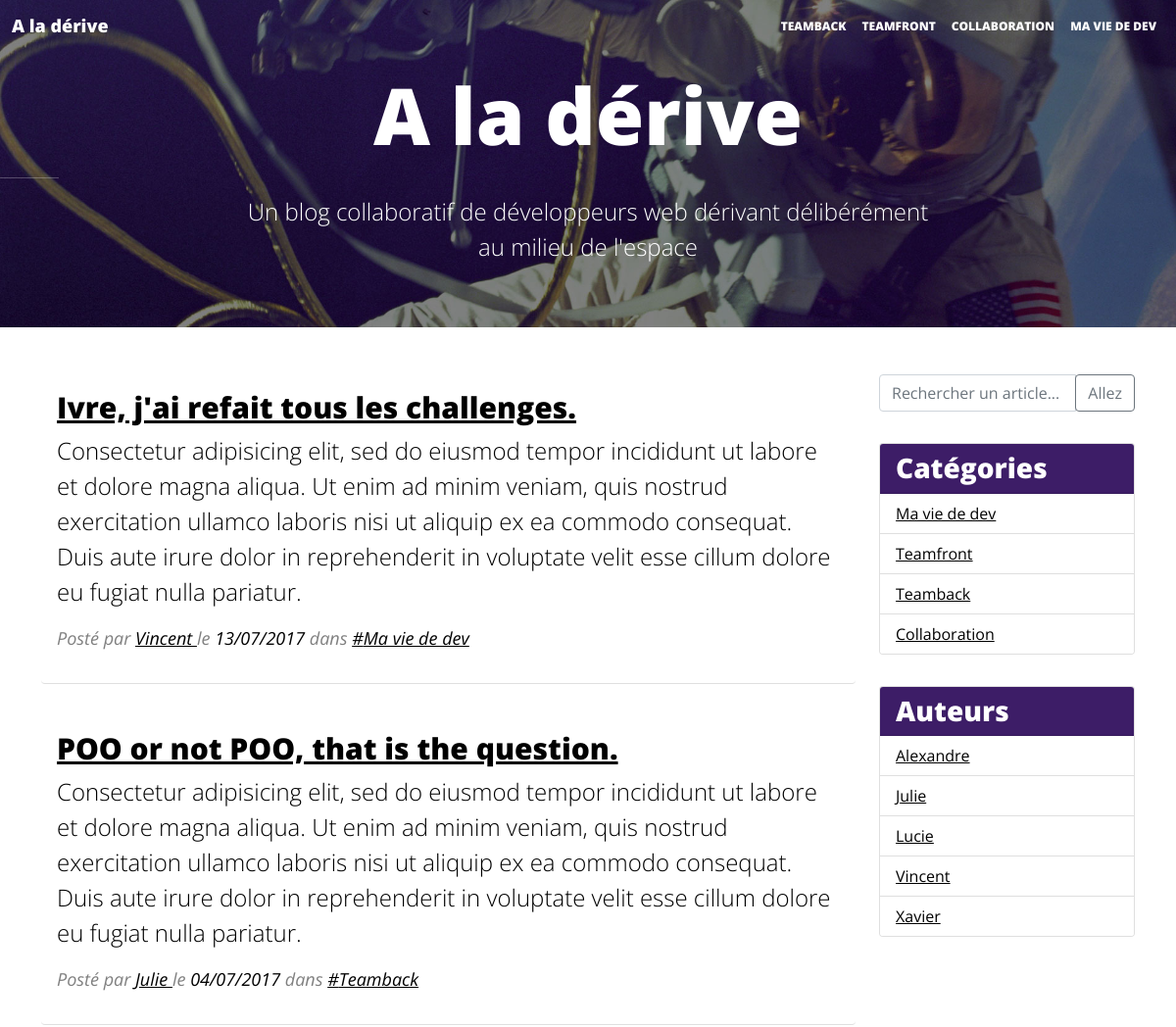
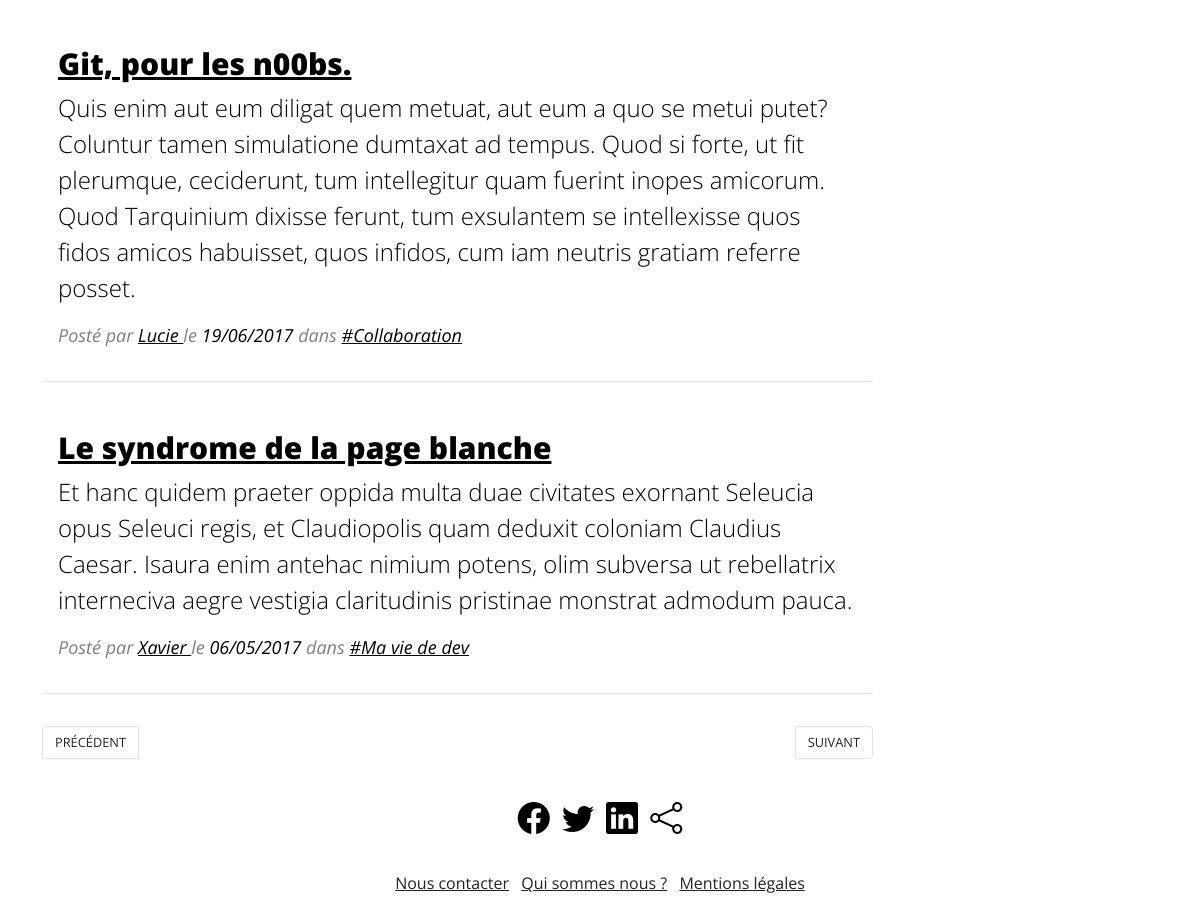
/php/index.php, run on the app's committed database (2 pictures, top to bottom).
### tables this page shows
CREATE TABLE `post` (
  `id` int(10) UNSIGNED NOT NULL,
  `author_id` int(10) UNSIGNED NOT NULL,
  `category_id` int(10) UNSIGNED NOT NULL,
  `title` varchar(64) NOT NULL,
  `resume` varchar(255) NOT NULL,
  `content` text NOT NULL,
  `published_date` datetime NOT NULL,
  `views` mediumint(8) UNSIGNED NOT NULL DEFAULT '0'
);

CREATE TABLE `author` (
  `id` int(10) UNSIGNED NOT NULL,
  `name` varchar(64) NOT NULL,
  `image` varchar(255) DEFAULT NULL,
  `email` varchar(255) DEFAULT NULL
);

CREATE TABLE `category` (
  `id` int(10) UNSIGNED NOT NULL,
  `name` varchar(32) NOT NULL,
  `position` int(10) UNSIGNED NOT NULL DEFAULT '0'
);

### php/index.php (called while the page is built, shortened)
<?php
require __DIR__ . '/inc/classes/Article.php';
require __DIR__ . '/inc/classes/Category.php';
require __DIR__ . '/inc/classes/Author.php';
require __DIR__ . '/inc/data_from_db.php';
$pageToDisplay = 'home';
if ($pageToDisplay === 'home') {
    $articlesList = $dataArticlesList;
} else if ($pageToDisplay === 'article') {
    $articlesList = $dataArticlesList;
    $articleId = filter_input(INPUT_GET, 'id', FILTER_VALIDATE_INT);
    if ($articleId !== false && $articleId !== null) {
        $articleToDisplay = $articlesList[$articleId];
    } else {
        $pageToDisplay = 'home';
    }
} else if ($pageToDisplay === 'author') {
    $idAuthor = filter_input(INPUT_GET, 'id', FILTER_VALIDATE_INT);
    $authorData = $dataAuthorsList[$idAuthor];
    $articlesList = [];
    foreach ($dataArticlesList as $indexArticle => $article) {
        if ($article->author == $authorData->name) {
            $articlesList[$indexArticle] = $article ;
        }
    }
} else if ($pageToDisplay === 'category') {
    $idCategory = filter_input(INPUT_GET, 'id', FILTER_VALIDATE_INT);
    $categoryData = $dataCategoriesList[$idCategory];
    $articlesList = [];
    $articlesList = $categoryData->getArticles($dataArticlesList);
}
require __DIR__ . '/inc/templates/header.tpl.php';
require __DIR__ . '/inc/templates/' . $pageToDisplay . '.tpl.php';
require __DIR__ . '/inc/templates/footer.tpl.php';

### php/inc/data_from_db.php (called while the page is built)
<?php
$dsn = 'mysql:dbname=oblog;host=localhost;charset=UTF8' ;
$user = 'oblog' ;
$password = 'oblog' ;
try {
    $pdoDBConnexion = new PDO($dsn, $user, $password, [
        PDO::ATTR_ERRMODE => PDO::ERRMODE_WARNING
    ]);
} catch (PDOException $exception) {
    exit("Site temporairement non disponible");
}
$dataCategoriesList = [];
$sql = "SELECT * FROM category" ;
$pdoStatement = $pdoDBConnexion->query($sql);
while ($row = $pdoStatement->fetch(PDO::FETCH_ASSOC)) {
    $idCategory = $row["id"];
    $nameCategory = $row["name"];
    $dataCategoriesList[$idCategory] = new Category($nameCategory);
}
$dataAuthorsList = [];
$sql = "SELECT * FROM author ORDER BY name" ;
$pdoStatement = $pdoDBConnexion->query($sql);
while ($row = $pdoStatement->fetch(PDO::FETCH_ASSOC)) {
    $idAuthor = $row["id"];
    $nameAuthor = $row["name"];
    $dataAuthorsList[$idAuthor] = new Author($nameAuthor);
}
$dataArticlesList = [];
$sql = 'SELECT * FROM post';
$pdoStatement = $pdoDBConnexion->query($sql);
$resultsPosts = $pdoStatement->fetchAll(PDO::FETCH_ASSOC);
foreach ($resultsPosts as $post) {
    $id = $post['id'];
    $idAuthor = $post["author_id"] ;
    $author = $dataAuthorsList[$idAuthor];
    $nameAuthor = $author->name;
    $idCategory = $post["category_id"];
    $category = $dataCategoriesList[$idCategory];
    $nameCategory = $category->name;
    $dataArticlesList[$id] = new Article(
        $post["title"],
        $post["content"],
        $nameAuthor,
        $post["published_date"],
        $nameCategory
    );
}

### php/inc/classes/Author.php (called while the page is built, shortened)
<?php
class Author
{
    public function __construct($name = "")
    {
        $this->name = $name;
    }
}

### php/inc/classes/Category.php (called while the page is built, shortened)
<?php
class Category
{
    public function __construct($name = "")
    {
        $this->name = $name;
    }
}

### php/inc/classes/Article.php (called while the page is built, shortened)
<?php
class Article
{
    public $date;
    public function __construct($title = '', $content = '', $author = '', $date = '', $category = '')
    {
        $this->title = $title;
        $this->content = $content;
        $this->author = $author;
        $this->date = $date;
        $this->category = $category;
    }
    public function getDateFr()
    {
        return date('d/m/Y', strtotime($this->date));
    }
}

### php/inc/templates/home.tpl.php (the view)
<div class="container">
    <div class="row">
        <main class="col-lg-9">
            <?php foreach ($articlesList as $articleId => $articleObject) : ?>
                <article class="card">
                    <div class="card-body">
                        <h2 class="card-title"><a href="index.php?page=article&id=<?= $articleId ?>"><?= $articleObject->title ?></a></h2>
                        <p class="card-text"><?= $articleObject->content ?></p>
                        <p class="infos">
                            Posté par <a href="#" class="card-link">
                                <?php echo $articleObject->author ; ?>
                            </a> le <time datetime="<?php echo $articleObject->date ; ?>"><?php echo $articleObject->getDateFr() ; ?></time> dans <a href="#" class="card-link">#<?php echo $articleObject->category ; ?></a>
                        </p>
                    </div>
                </article>
            <?php endforeach; ?>
            <nav aria-label="Page navigation example">
                <ul class="pagination justify-content-between">
                    <li class="page-item"><a class="page-link" href="#"><i class="fa fa-arrow-left"></i> Précédent</a></li>
                    <li class="page-item"><a class="page-link" href="#">Suivant <i class="fa fa-arrow-right"></i></a></li>
                </ul>
            </nav>
        </main>
      <?php require 'nav-right.tpl.php'; ?>
    </div>

### php/inc/templates/header.tpl.php (shortened to what this page needs)
<!doctype html>
<html lang="fr">
<head>
  <link href="https://cdn.jsdelivr.net/npm/bootstrap@5.0.2/dist/css/bootstrap.min.css" rel="stylesheet"
>
  <link rel="stylesheet" href="https://cdn.jsdelivr.net/npm/bootstrap-icons@1.5.0/font/bootstrap-icons.css">
  <link rel="stylesheet" href="./css/blog.css">
</head>
<body>
  <header>
    <nav class="navbar navbar-expand-md navbar-light">
      <div class="container-fluid">
      <a class="navbar-brand" href="./">A la dérive</a>
      <div class="collapse navbar-collapse justify-content-end" id="navbarNav">
        <ul class="navbar-nav ">
          <li class="nav-item">
            <a class="nav-link" href="#">TeamBack</a>
          </li>
          <li class="nav-item">
            <a class="nav-link" href="#">TeamFront</a>
          </li>
          <li class="nav-item">
            <a class="nav-link" href="#">Collaboration</a>
          </li>
          <li class="nav-item">
            <a class="nav-link" href="#">Ma Vie De Dev</a>
          </li>
        </ul>
      </div>
    </div>
  </nav>
    <section class="text-center">
      <h1>A la dérive</h1>
      <hr />
      <p>
        Un blog collaboratif de développeurs web dérivant délibérément au milieu de l'espace
      </p>
    </section>
  </header>

### php/inc/templates/nav-right.tpl.php
<aside class="col-lg-3">
    <div class="input-group mb-3">
        <input type="text" class="form-control" placeholder="Rechercher un article..." aria-label="Rechercher un article..." aria-describedby="basic-addon2">
        <div class="input-group-append">
            <button class="btn btn-outline-secondary" type="button">Allez</button>
        </div>
    </div>
    <div class="card">
        <h3 class="card-header">Catégories</h3>
        <ul class="list-group list-group-flush">
            <?php foreach($dataCategoriesList as $indexCategory => $category): ?>
            <li class="list-group-item">
                <a href="index.php?page=category&id=<?php echo $indexCategory ; ?>">
                    <?php echo $category->name ; ?>
                </a>
            </li>
            <?php endforeach; ?>
        </ul>
    </div>
    <div class="card">
        <h3 class="card-header">Auteurs</h3>
        <ul class="list-group list-group-flush">
            <?php foreach ($dataAuthorsList as $indexAuthor => $author) : ?>
            <li class="list-group-item"><a href="index.php?page=author&id=<?php echo $indexAuthor ; ?>"><?php echo $author->name ; ?></a></li>
            <?php endforeach; ?>
        </ul>
    </div>
</aside>

### php/inc/templates/footer.tpl.php (shortened to what this page needs)
<footer>
      <div class="row justify-content-center text-center">
        <div class="col-6 social-networks">
          <ul class="list-inline">
            <li class="list-inline-item"><a href="#"><i class="fs-2 bi bi-facebook"></i></a></li>
            <li class="list-inline-item"><a href="#"><i class="fs-2 bi bi-twitter"></i></a></li>
            <li class="list-inline-item"><a href="#"><i class="fs-2 bi bi-linkedin"></i></a></li>
            <li class="list-inline-item"><a href="#"><i class="fs-2 bi bi-share"></i></a></li>
          </ul>
        </div>
      </div>
      <div class="row justify-content-center text-center">
        <div class="col-9 links">
          <ul class="list-inline">
            <li class="list-inline-item"><a href="#">Nous contacter</a></li>
            <li class="list-inline-item"><a href="#">Qui sommes nous ?</a></li>
            <li class="list-inline-item"><a href="#">Mentions légales</a></li>
          </ul>
        </div>
      </div>
    </footer>
  </div>
</body>
</html>

### php/css/blog.css (style rules this page uses)
body { font-family: 'Open Sans', sans-serif; }
header { background: url('../images/home-bg.jpg') transparent left top no-repeat; background-size: cover; color: white; text-align: center; padding-bottom: 1em; margin-bottom: 1em; }
.navbar { background-color: #f8f8f8; }
.navbar, .navbar-light .navbar-brand, .navbar-light .navbar-toggler { color: #777; font-weight: 800; }
header hr { border-width: 3px; border-color: white; width: 60px; }
.navbar-light .navbar-brand { font-size: 18px; }
.navbar-toggler, .nav-link { font-size: 12px; text-transform: uppercase; transition: 400ms; }
header section { padding: 1em 0; }
header h1 { font-size: 50px; font-weight: 800; }
header p { font-size: 24px; font-weight: 300; }
article.card { margin: 2em 0; border: 0; border-bottom: 1px solid rgba(0,0,0,.125); }
article h2 { font-size: 30px; font-weight: 800; }
article p.card-text { font-size: 24px; font-weight: 300; }
article div { font-size: 18px; font-weight: 400; color: black; }
article a, article time { color: black; }
article .infos { font-style: italic; color: grey; }
.page-link { text-transform: uppercase; color: inherit; font-size: 0.8em; }
aside { display: none; padding: 2em 0; }
footer { margin-bottom: 1em; }
footer .social-networks { margin: 10px 0; }
footer .social-networks a { font-size: 40px; color: black; }
footer .links a { color: inherit; }
@media (min-width:768px) { header { padding-bottom: 0; } }
@media (min-width:768px) { .navbar { background-color: transparent; } }
@media (min-width:768px) { .navbar, .navbar-light .navbar-brand, .navbar-light .navbar-toggler, .navbar-light .navbar-nav .nav-link { color: white; } }
@media (min-width:768px) { header section { display: none; } }
@media (min-width:992px) { header section { display: block; } }
@media (min-width:992px) { header h1 { font-size: 80px; } }
@media (min-width:992px) { header p { width: 60%; margin: auto; padding-bottom: 2em; } }
@media (min-width:992px) { .card-header { background: #3d1d67; color: white; font-weight: 800; } }
@media (min-width:992px) { .card a { color: black; } }
@media (min-width:992px) { .card { margin: 2em 0; } }
@media (min-width:992px) { aside { display: block; } }

### data on the page
post: title "Ivre, j'ai refait tous les challenges.", content "Consectetur adipisicing elit, sed do eiusmod tempor incididunt ut labore et dolore magna aliqua. Ut enim ad minim veniam, quis nostrud exercitation ullamco laboris nisi ut aliquip ex ea commodo consequat. Duis aute irure dolor in reprehenderit in voluptate velit esse cillum dolore eu fugiat nulla pariatur.", author.name "Vincent", published_date "13/07/2017", category.name "Ma vie de dev"
post: title "POO or not POO, that is the question.", content "Consectetur adipisicing elit, sed do eiusmod tempor incididunt ut labore et dolore magna aliqua. Ut enim ad minim veniam, quis nostrud exercitation ullamco laboris nisi ut aliquip ex ea commodo consequat. Duis aute irure dolor in reprehenderit in voluptate velit esse cillum dolore eu fugiat nulla pariatur.", author.name "Julie", published_date "04/07/2017", category.name "Teamback"
post: title "Git, pour les n00bs.", content "Quis enim aut eum diligat quem metuat, aut eum a quo se metui putet? Coluntur tamen simulatione dumtaxat ad tempus. Quod si forte, ut fit plerumque, ceciderunt, tum intellegitur quam fuerint inopes amicorum. Quod Tarquinium dixisse ferunt, tum exsulantem se intellexisse quos fidos amicos habuisset, quos infidos, cum iam neutris gratiam referre posset.", author.name "Lucie", published_date "19/06/2017", category.name "Collaboration"
post: title "Le syndrome de la page blanche", content "Et hanc quidem praeter oppida multa duae civitates exornant Seleucia opus Seleuci regis, et Claudiopolis quam deduxit coloniam Claudius Caesar. Isaura enim antehac nimium potens, olim subversa ut rebellatrix interneciva aegre vestigia claritudinis pristinae monstrat admodum pauca.", author.name "Xavier", published_date "06/05/2017", category.name "Ma vie de dev"
category: name "Ma vie de dev"
category: name "Teamfront"
category: name "Teamback"
category: name "Collaboration"
author: name "Alexandre"
author: name "Julie"
author: name "Lucie"
author: name "Vincent"
author: name "Xavier"
